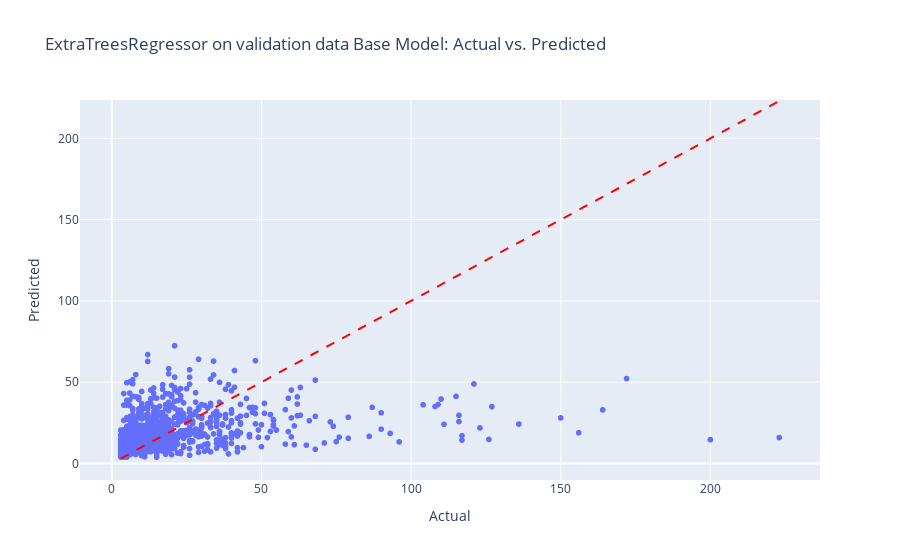

The notebook cell this image was saved under:
### Markdown cell above
## ExtraTreesRegressor

### Code cell
# Define and train ExtraTrees model
model_et = ExtraTreesRegressor(random_state=42)
model_et.fit(X_train_imputed, y_train)

# Evaluate on validation data
y_val_pred_et = model_et.predict(X_val_imputed)
rmse_val_et = (root_mean_squared_error(y_val, y_val_pred_et))
print(f"RMSE on Validation Set (ExtraTrees): {rmse_val_et:.3f}")
plot_actual_vs_pred(y_val, y_val_pred_et, "ExtraTreesRegressor on validation data Base Model")

### Figure 1 — Plotly figure (JSON) as saved in the notebook; plotly's stock layout.template omitted (floating-point values rounded to 4 significant figures; data arrays with more than 128 entries replaced by an {"elided": "..."} marker saying what was removed)
{"data": [{"hovertemplate": "Actual=%{x}<br>Predicted=%{y}<extra></extra>", "legendgroup": "", "marker": {"color": "#636efa", "symbol": "circle"}, "mode": "markers", "name": "", "showlegend": false, "type": "scattergl", "x": {"elided": "1160 int values"}, "xaxis": "x", "y": {"elided": "1160 float values"}, "yaxis": "y"}], "layout": {"legend": {"tracegroupgap": 0}, "shapes": [{"line": {"color": "Red", "dash": "dash"}, "type": "line", "x0": 3, "x1": 223, "y0": 3, "y1": 223}], "title": {"text": "ExtraTreesRegressor on validation data Base Model: Actual vs. Predicted"}, "xaxis": {"anchor": "y", "domain": [0, 1], "title": {"text": "Actual"}}, "yaxis": {"anchor": "x", "domain": [0, 1], "title": {"text": "Predicted"}}}}
